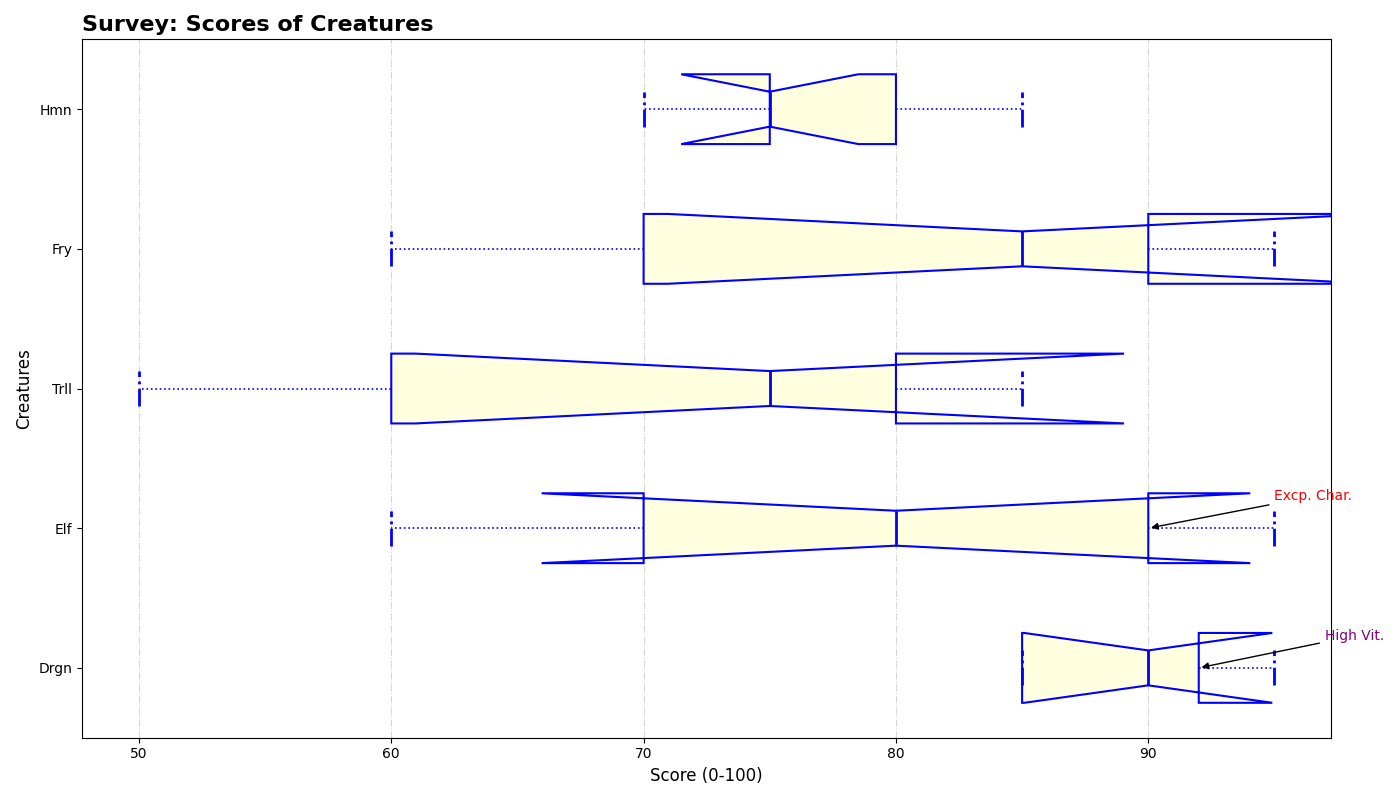

The script that drew this image:
import matplotlib.pyplot as plt

creatures = ['Drgn', 'Elf', 'Trll', 'Fry', 'Hmn']

scores = {
    'Drgn': [95, 85, 90, 92, 85],
    'Elf': [70, 95, 80, 60, 90],
    'Trll': [80, 60, 75, 85, 50],
    'Fry': [60, 85, 95, 70, 90],
    'Hmn': [75, 80, 70, 75, 85]
}

box_plot_data = [scores[creature] for creature in creatures]

fig, ax = plt.subplots(figsize=(14, 8))

uniform_color = 'blue'
boxprops = dict(linestyle='--', linewidth=1.5, color=uniform_color, facecolor='lightyellow')
medianprops = dict(linestyle='-', linewidth=2, color=uniform_color)
whiskerprops = dict(linestyle=':', linewidth=1.2, color=uniform_color)
capprops = dict(linestyle='-.', linewidth=2, color=uniform_color)

ax.boxplot(box_plot_data, labels=creatures, patch_artist=True, vert=False,
           boxprops=boxprops, medianprops=medianprops,
           whiskerprops=whiskerprops, capprops=capprops,
           flierprops=dict(marker='^', color='red', markersize=7, alpha=0.7),
           notch=True)

ax.set_title("Survey: Scores of Creatures", fontsize=16, fontweight='bold', loc='left')
ax.set_xlabel('Score (0-100)', fontsize=12)
ax.set_ylabel('Creatures', fontsize=12)
ax.grid(axis='x', linestyle='-.', alpha=0.5)

ax.annotate('High Vit.', xy=(92, 1), xytext=(97, 1.2),
            arrowprops=dict(facecolor='black', arrowstyle='-|>'), fontsize=10, color='purple')
ax.annotate('Excp. Char.', xy=(90, 2), xytext=(95, 2.2),
            arrowprops=dict(facecolor='black', arrowstyle='-|>'), fontsize=10, color='red')

plt.tight_layout()
plt.show()
